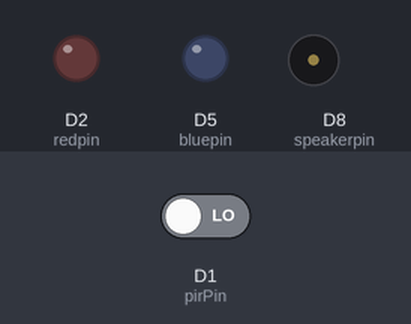
This sketch was run on a simulated ESP8266 (NodeMCU). Shown: output pins drawn as LEDs (lit = HIGH), buzzer (waves = sounding, pin HIGH). The test bench sets the inputs (shaded band); at power-on: D1 (pirPin) LOW. WiFi joins after 1.5 s; servers stay silent unless stated; uploads are accepted with an empty reply; what the sketch prints to the serial monitor is not drawn.

Above: at 2.7 s.
2.8 s: D1 (pirPin) driven HIGH
At 4.2 s:
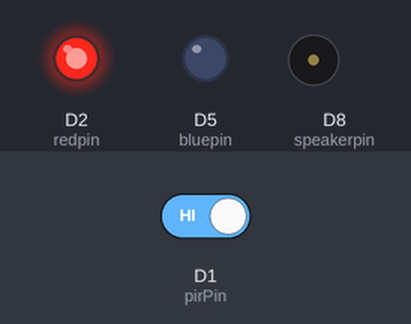
Timing chart, 0 to 5.8 s (numbered marks = the images above; inputs shaded):
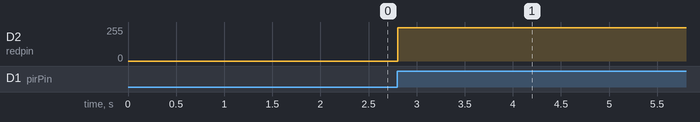

Measured:
- after the input at 2.8 s, D2 (redpin): 0/255 → 250/255 at once

The sketch:

motion-detector.ino
```cpp
#if defined(ESP8266)
#include <FS.h>                     // must be first
#include <ESP8266WiFi.h>
#include <DNSServer.h>
#include <ESP8266WebServer.h>
#include <ESP8266mDNS.h>
#include <WiFiUdp.h>
#include <ESP8266httpUpdate.h>
#include <WiFiClientSecure.h>
#include <SoftwareSerial.h>
#include <base64.h>
#endif
#if defined(ARDUINO_SAMD_ZERO)
#include <RHReliableDatagram.h>
#include <RH_RF69.h>
#include <SPI.h>
#endif
#include <Wire.h>
#include <Ticker.h>

#if defined(ESP8266)
ESP8266WebServer server(80);
int TimeZone=1;
#endif

#if defined(ARDUINO_SAMD_ZERO)
RH_RF69 rf69(RFM69_CS, RFM69_INT);
RHReliableDatagram manager(rf69, CLIENT_ADDRESS);
#endif

#define pirPin D1 // Input for HC-SR501
#define redpin D2
#define bluepin D5
#define speakerpin D8

unsigned long act_milli;
unsigned long last_ping;
unsigned long last_update_attempt;
const unsigned long pause_between_update_attempts = 86400000;

String esp_chipid;

char wlanssid[65] = "foo"; //Todo Change
char wlanpwd[65] = "bar"; //Todo Change
String data = "{\"ping\": \"ping\"}";
const char* host = "www.foo.de"; //Todo Change
const char* url_motion = "/Motion/Create";
const char* url_wlan = "/Wlan/Create";
const char* authstring = "foobar=="; //Todo Change
int port = 443; //Todo Change

/*****************************************************************
/* Debug output                                                  *
/*****************************************************************/
void debug_out(const String& text, const bool linebreak) {
	if (linebreak) {
		Serial.println(text);
	} else {
		Serial.print(text);
	}
}

void alarmSound(){
	analogWrite (speakerpin, 255);
	delay (500);
	analogWrite (speakerpin, 0);
	delay (500);

	analogWrite (speakerpin, 255);
	delay (500);
	analogWrite (speakerpin, 0);
	delay (500);

//	analogWrite (speakerpin, 255);
	delay (500);
//	analogWrite (speakerpin, 0);
	delay (500);

//	analogWrite (speakerpin, 255);
	delay (500);
//	analogWrite (speakerpin, 0);
	delay (500);

//	analogWrite (speakerpin, 255);
	delay (500);
//	analogWrite (speakerpin, 0);
	delay (500);

//	analogWrite (speakerpin, 255);
	delay (500);
//	analogWrite (speakerpin, 0);
	delay (500);

//	analogWrite (speakerpin, 255);
	delay (500);
//	analogWrite (speakerpin, 0);
	delay (500);

//	analogWrite (speakerpin, 255);
	delay (500);
//	analogWrite (speakerpin, 0);
	delay (500);

//	analogWrite (speakerpin, 255);
	delay (500);
//	analogWrite (speakerpin, 0);
	delay (500);

//	analogWrite (speakerpin, 255);
	delay (500);
//	analogWrite (speakerpin, 0);
	delay (500);
}

/*****************************************************************
/* IPAddress to String                                           *
/*****************************************************************/
String IPAddress2String(const IPAddress& ipaddress) {
	char myIpString[24];
	sprintf(myIpString, "%d.%d.%d.%d", ipaddress[0], ipaddress[1], ipaddress[2], ipaddress[3]);
	return String(myIpString);
}

/*****************************************************************
/* WiFi auto connecting script                                   *
/*****************************************************************/
void connectWifi() {
#if defined(ESP8266)
	int retry_count = 0;
	debug_out(String(WiFi.status()),1);
	WiFi.mode(WIFI_STA);
	WiFi.begin(wlanssid, wlanpwd); // Start WiFI

	debug_out(F("Connecting to "),0);
	debug_out(wlanssid,1);

	while ((WiFi.status() != WL_CONNECTED) && (retry_count < 20)) {
		delay(500);
		debug_out(".",0);
		retry_count++;
	}
	debug_out("",1);
	if (WiFi.status() != WL_CONNECTED) {
		if (WiFi.status() != WL_CONNECTED) {
			retry_count = 0;
			while ((WiFi.status() != WL_CONNECTED) && (retry_count < 20)) {
				delay(500);
				debug_out(".",0);
				retry_count++;
			}
			if (retry_count == 20){
				analogWrite(bluepin, 250);
			}

			debug_out("",1);
		}
	}
	WiFi.softAPdisconnect(true);
	debug_out(F("WiFi connected\nIP address: "),0);
	debug_out(IPAddress2String(WiFi.localIP()),1);
#endif
}

/*****************************************************************
/* send data to rest api                                         *
/*****************************************************************/
void sendData(const String& data, const char* host, const int httpPort, const char* url, const String& contentType, const char* basic_auth_string) {
#if defined(ESP8266)

	debug_out(F("Start connecting to "),0);
	debug_out(host,1);

	String request_head = F("POST "); request_head += String(url); request_head += F(" HTTP/1.1\r\n");
	request_head += F("Host: "); request_head += String(host) + "\r\n";
	request_head += F("Content-Type: "); request_head += contentType + "\r\n";
	if (basic_auth_string != "") { request_head += F("Authorization: Basic "); request_head += String(basic_auth_string) + "\r\n";}
	request_head += F("Content-Length: "); request_head += String(data.length(),DEC) + "\r\n";
	request_head += F("Connection: close\r\n\r\n");

	// Use WiFiClient class to create TCP connections

	String result = F(" ");

	if (httpPort == 443) {

		WiFiClientSecure client_s;
		client_s.setInsecure();

		client_s.setNoDelay(true);
		client_s.setTimeout(20000);

		if (!client_s.connect(host, httpPort)) {
			debug_out(F("connection failed"),1);
			delay (10000);
			ESP.restart();
			return;
		}

		debug_out(F("Requesting URL: "),0);
		debug_out(url,1);
		debug_out(esp_chipid,1);
		debug_out(data,1);

		// send request to the server

		client_s.print(request_head);

		client_s.println(data);

		delay(10);

		// Read reply from server and print them
		while(client_s.available()){
			char c = client_s.read();
			debug_out(String(c),0);
			result += String(c);
		}

		debug_out(F("\nclosing connection\n------\n\n"),1);
	} else {

		WiFiClient client;

		client.setNoDelay(true);
		client.setTimeout(20000);

		if (!client.connect(host, httpPort)) {
			debug_out(F("connection failed"),1);
			delay (10000);
			ESP.restart();
			return;
		}

		debug_out(F("Requesting URL: "),0);
		debug_out(url,1);
		debug_out(esp_chipid,1);
		debug_out(data,1);

		client.print(request_head);

		client.println(data);

		delay(10);

		// Read reply from server and print them
		while(client.available()){
			char c = client.read();
			debug_out(String(c),0);
			result += String(c);
		}

		debug_out(F("\nclosing connection\n------\n\n"),1);

	}

	if (result.indexOf("ALARM") >= 0){
		alarmSound();
	}

	debug_out(F("End connecting to "),0);
	debug_out(host,1);

	wdt_reset(); // nodemcu is alive
	yield();
#endif
}

void setup()
{
  Serial.begin(9600);
  Wire.begin(D3,D4);
  esp_chipid = String(ESP.getChipId());
  WiFi.persistent(false);
  pinMode(pirPin, INPUT);
  pinMode(redpin, OUTPUT);
  pinMode(bluepin, OUTPUT);
  pinMode(speakerpin, OUTPUT);
  connectWifi();
  delay(10);
  debug_out("\nChipId: ",0);
  debug_out(esp_chipid,1);

  wdt_disable();
  wdt_enable(30000);// 30 sec

  last_ping = millis();

  debug_out(F("Es geht los."),1);
}

void loop()
{
  act_milli = millis();

  wdt_reset();

  if ((act_milli-last_ping) > (10 * 1000)){
	sendData(data, host, port, url_wlan, F("application/json"), authstring);
	last_ping = act_milli;
  }

  int actualPirValue = digitalRead(pirPin);
  if (actualPirValue == 1){
    debug_out(F("BEWEGUNG BEWEGUNG BEWEGUNG: "),0);
    debug_out(String(act_milli / 1000),1);
    analogWrite(redpin, 250);
    sendData(data, host, port, url_motion, F("application/json"), authstring);
  }
  else{
    analogWrite(redpin, 0);
  }

  if ((act_milli-last_update_attempt) > (28 * pause_between_update_attempts)) {
	ESP.restart();
  }

  if (WiFi.status() != WL_CONNECTED) {  // reconnect if connection lost
	int retry_count = 0;
	debug_out(F("Connection lost, reconnecting "),0);
	WiFi.reconnect();
	while ((WiFi.status() != WL_CONNECTED) && (retry_count < 20)) {
		delay(500);
		debug_out(".",0);
		retry_count++;
	}

	if (retry_count == 20){
		analogWrite(redpin, 0);
		analogWrite(bluepin, 250);
	}
	else{
		analogWrite(bluepin, 0);
	}

	debug_out("",1);
  }
  else{
	  analogWrite(bluepin, 0);
  }

  yield();
}
```
